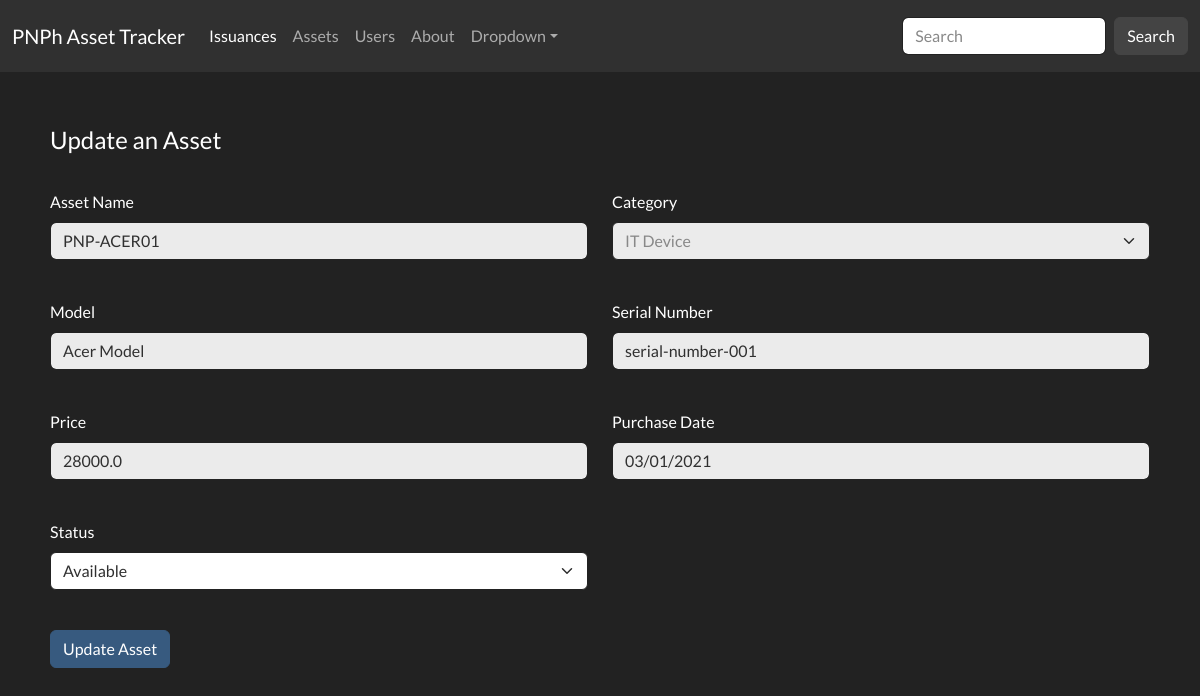
Screenshot of /update_asset/1 with the database file from the repository.
### app/models.py (models this page shows)
class Asset(db.Model):
    id = db.Column(db.Integer, primary_key=True)
    asset_name = db.Column(db.String(100), nullable=False)
    category = db.Column(db.String(50), nullable=False)  # IT device or Office furniture
    model = db.Column(db.String(50), nullable=False)
    serial_number = db.Column(db.String(100), nullable=True)   # Serial number for IT Devices
    price = db.Column(db.Float, nullable=False)
    purchase_date = db.Column(db.Date, nullable=True)  # Optional: track purchase dates
    status = db.Column(db.String(50), nullable=False)  # Available, Unusable
    issuances = db.relationship('Issuance', backref='asset', lazy=True)

### app/controllers.py (the view)
@main.route('/update_asset/<int:id>', methods=['GET', 'POST'])
def update_status(id):
    print('update_status function called!')
    asset = Asset.query.get_or_404(id)
    if request.method == 'POST':
        asset.status = request.form['status']
        db.session.commit()
        return redirect(url_for('main.assets_list'))
    return render_template('update_asset.html', asset=asset)

### app/templates/update_asset.html (shortened to what this page needs)
{% extends 'base.html' %}
{% block content %}
<div class="d-flex justify-content-center align-items-center" style="margin:50px">
   <form method="POST" action="/update_asset/{{ asset.id }}" class="w-100">
      <fieldset>
        <legend>Update an Asset</legend>
        <div class="row">
          <div class="col-md-6 mb-3">
            <label for="asset_name" class="form-label mt-4">Asset Name</label>
            <input type="text" class="form-control" id="asset_name" name="asset_name" value="{{asset.asset_name}}" disabled>
          </div>
          <div class="col-md-6 mb-3">
            <label for="category" class="form-label mt-4">Category</label>
            <select class="form-select" id="category" name="category" disabled="">
              <option value="IT Device" {% if asset.category == 'IT Device' %}selected{% endif %}>IT Device</option>
            </select>
          </div>
        </div>
        <div class="row">
          <div class="col-md-6 mb-3">
            <label for="model" class="form-label mt-4">Model</label>
            <input type="text" class="form-control" id="model" name="model" value="{{ asset.model }}" disabled>
          </div>
          <div class="col-md-6 mb-3">
            <label for="serial_number" class="form-label mt-4">Serial Number</label>
            <input type="text" class="form-control" id="serial_number" name="serial_number" value="{{ asset.serial_number }}" disabled>
          </div>
        </div>
        <div class="row">
          <div class="col-md-6 mb-3">
            <label for="price" class="form-label mt-4">Price</label>
            <input type="number" class="form-control" id="price" name="price" value="{{ asset.price }}" disabled>
          </div>
          <div class="col-md-6 mb-3">
            <label for="purchase_date" class="form-label mt-4">Purchase Date</label>
            <input type="date" class="form-control" id="purchase_date" name="purchase_date" value="{{ asset.purchase_date }}" disabled>
          </div>
        </div>
        <div class="row">
          <div class="col-md-6 mb-3">
            <label for="status" class="form-label mt-4">Status</label>
            <select class="form-select" id="status" name="status">
              <option value="Available" {% if asset.status == 'Available' %}selected{% endif %}>Available</option>
            </select>
          </div>
        </div>
        <button type="submit" class="btn btn-primary mt-4">Update Asset</button>
      </fieldset>
    </form>
</div>
{% endblock %}

### rows the page displays
Asset: asset_name "PNP-ACER01", category "IT Device", model "Acer Model", serial_number "serial-number-001", price "28000.0", purchase_date "03/01/2021", status "Available"
